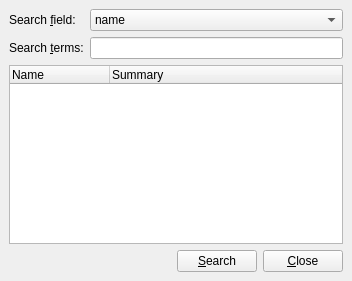
<ui version="4.0" >
 <class>Window</class>
 <widget class="QWidget" name="Window" >
  <property name="geometry" >
   <rect>
    <x>0</x>
    <y>0</y>
    <width>352</width>
    <height>281</height>
   </rect>
  </property>
  <property name="windowTitle" >
   <string>PyPI Information</string>
  </property>
  <layout class="QVBoxLayout" >
   <property name="margin" >
    <number>9</number>
   </property>
   <property name="spacing" >
    <number>6</number>
   </property>
   <item>
    <layout class="QGridLayout" >
     <property name="margin" >
      <number>0</number>
     </property>
     <property name="spacing" >
      <number>6</number>
     </property>
     <item row="0" column="0" >
      <widget class="QLabel" name="label" >
       <property name="text" >
        <string>Search &amp;field:</string>
       </property>
       <property name="buddy" >
        <cstring>fieldCombo</cstring>
       </property>
      </widget>
     </item>
     <item row="1" column="1" >
      <widget class="QLineEdit" name="termsEdit" />
     </item>
     <item row="0" column="1" >
      <widget class="QComboBox" name="fieldCombo" >
       <item>
        <property name="text" >
         <string>name</string>
        </property>
       </item>
       <item>
        <property name="text" >
         <string>version</string>
        </property>
       </item>
       <item>
        <property name="text" >
         <string>author</string>
        </property>
       </item>
       <item>
        <property name="text" >
         <string>author_email</string>
        </property>
       </item>
       <item>
        <property name="text" >
         <string>maintainer</string>
        </property>
       </item>
       <item>
        <property name="text" >
         <string>maintainer_email</string>
        </property>
       </item>
       <item>
        <property name="text" >
         <string>home_page</string>
        </property>
       </item>
       <item>
        <property name="text" >
         <string>license</string>
        </property>
       </item>
       <item>
        <property name="text" >
         <string>summary</string>
        </property>
       </item>
       <item>
        <property name="text" >
         <string>description</string>
        </property>
       </item>
       <item>
        <property name="text" >
         <string>keywords</string>
        </property>
       </item>
       <item>
        <property name="text" >
         <string>platform</string>
        </property>
       </item>
       <item>
        <property name="text" >
         <string>download_url</string>
        </property>
       </item>
      </widget>
     </item>
     <item row="1" column="0" >
      <widget class="QLabel" name="label_2" >
       <property name="text" >
        <string>Search &amp;terms:</string>
       </property>
       <property name="buddy" >
        <cstring>termsEdit</cstring>
       </property>
      </widget>
     </item>
    </layout>
   </item>
   <item>
    <widget class="QTreeWidget" name="treeWidget" >
     <property name="alternatingRowColors" >
      <bool>true</bool>
     </property>
     <property name="rootIsDecorated" >
      <bool>false</bool>
     </property>
     <column>
      <property name="text" >
       <string>Name</string>
      </property>
     </column>
     <column>
      <property name="text" >
       <string>Summary</string>
      </property>
     </column>
    </widget>
   </item>
   <item>
    <layout class="QHBoxLayout" >
     <property name="margin" >
      <number>0</number>
     </property>
     <property name="spacing" >
      <number>6</number>
     </property>
     <item>
      <spacer>
       <property name="orientation" >
        <enum>Qt::Horizontal</enum>
       </property>
       <property name="sizeHint" >
        <size>
         <width>40</width>
         <height>20</height>
        </size>
       </property>
      </spacer>
     </item>
     <item>
      <widget class="QPushButton" name="searchButton" >
       <property name="text" >
        <string>&amp;Search</string>
       </property>
      </widget>
     </item>
     <item>
      <widget class="QPushButton" name="closeButton" >
       <property name="text" >
        <string>&amp;Close</string>
       </property>
      </widget>
     </item>
    </layout>
   </item>
  </layout>
 </widget>
 <tabstops>
  <tabstop>fieldCombo</tabstop>
  <tabstop>termsEdit</tabstop>
  <tabstop>treeWidget</tabstop>
 </tabstops>
 <resources/>
 <connections>
  <connection>
   <sender>closeButton</sender>
   <signal>clicked()</signal>
   <receiver>Window</receiver>
   <slot>close()</slot>
   <hints>
    <hint type="sourcelabel" >
     <x>308</x>
     <y>263</y>
    </hint>
    <hint type="destinationlabel" >
     <x>325</x>
     <y>275</y>
    </hint>
   </hints>
  </connection>
  <connection>
   <sender>termsEdit</sender>
   <signal>returnPressed()</signal>
   <receiver>searchButton</receiver>
   <slot>animateClick()</slot>
   <hints>
    <hint type="sourcelabel" >
     <x>175</x>
     <y>45</y>
    </hint>
    <hint type="destinationlabel" >
     <x>215</x>
     <y>254</y>
    </hint>
   </hints>
  </connection>
 </connections>
</ui>
